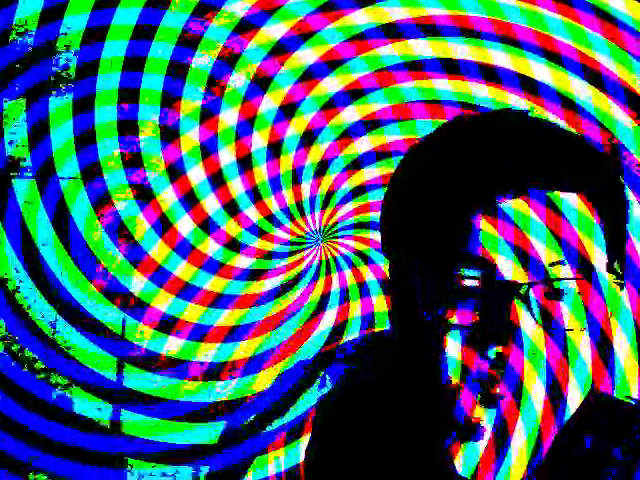
#> input picture frame 17 of webcam_video.mp4, 640 x 480 px
$ python opencv-05.py
#> lines starting #> are read from the running program, lines starting #| are printed output that depends on the picture
from cv2 import cv2


cap = cv2.VideoCapture('webcam_video.mp4')
# cap = cv2.VideoCapture('webcam_video_blink.mp4')


while True:
	ret, frame = cap.read()
#> frame is the input picture: shape (480, 640, 3); mean B, G, R 104.9, 92, 66.7
	# print(ret)
	width = int(cap.get(3))
	height = int(cap.get(4))

# Draw the lines:
	# black line
	img = cv2.line(frame, (0, 0), (width, height), (0, 0, 0), 25)
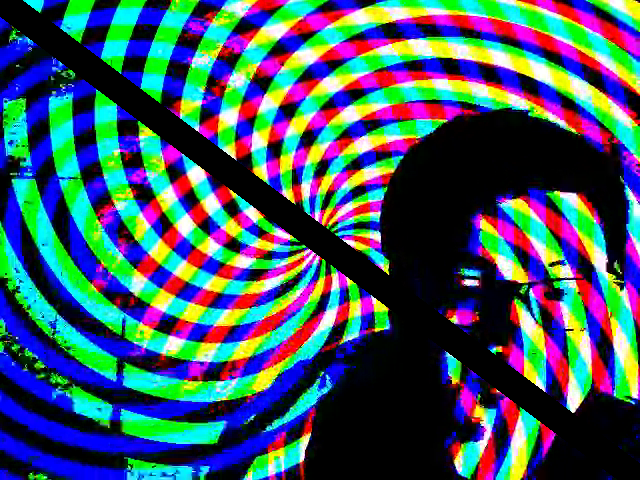
#> img: shape (480, 640, 3); mean B, G, R 97.7, 86, 61.9

	# white line
	img = cv2.line(frame, (0, height), (width, 0), (255, 255, 255), 25)


# Draw a rectangle
	# img = cv2.rectangle(frame, (100, 100), (400, 400), (0, 0, 0), 25)
	img = cv2.rectangle(frame, (100, 100), (200, 200), (0, 0, 0), -1)

# Draw a circle
	img = cv2.circle(frame, (400, 400), 50, (125, 24, 78), -1)

# Write a text
	font = cv2.FONT_HERSHEY_TRIPLEX
	img = cv2.putText(frame, "banana eating cherry", (0, height - 400), font, 2, 4)
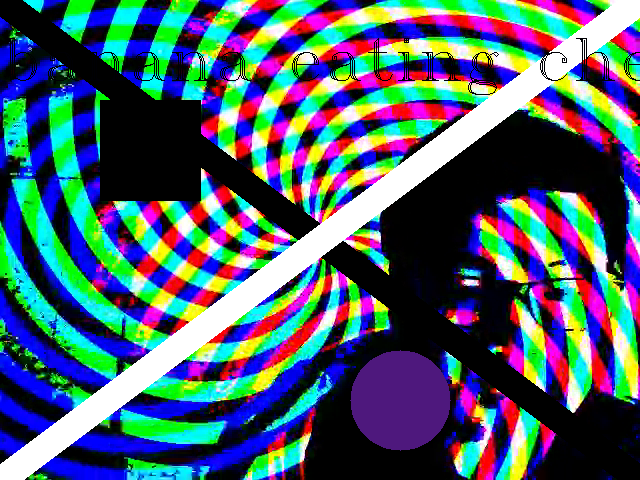
#> img: shape (480, 640, 3); mean B, G, R 107.2, 93.4, 73.7


# Show
	cv2.imshow("Window", frame)
	# cap.set(cv2.CAP_PROP_POS_FRAMES, 0)
	if cv2.waitKey(1) == ord("q"):
#> (key q is pressed here)
		break


cap.release()
cv2.destroyAllWindows()

$ run again, starting later in the video
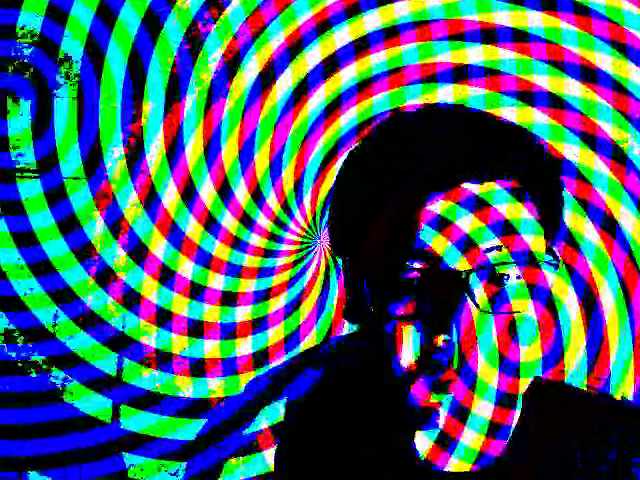
#> input picture frame 80 of webcam_video.mp4, 640 x 480 px
#> frame is the input picture: shape (480, 640, 3); mean B, G, R 104, 91.9, 69
#> `img = cv2.line(frame, (0, 0), (width, height), (0, 0, 0), 25)`:
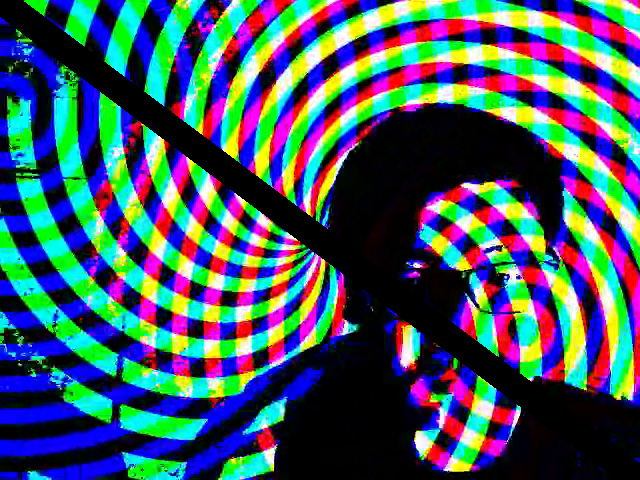
#> img: shape (480, 640, 3); mean B, G, R 97.7, 86.7, 64.8
#> `img = cv2.putText(frame, "banana eating cherry", (0, height - 400), fo..`:
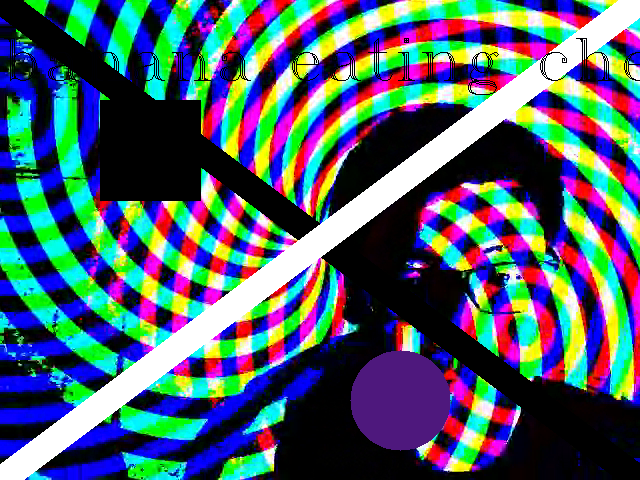
#> img: shape (480, 640, 3); mean B, G, R 106.6, 94.2, 76
